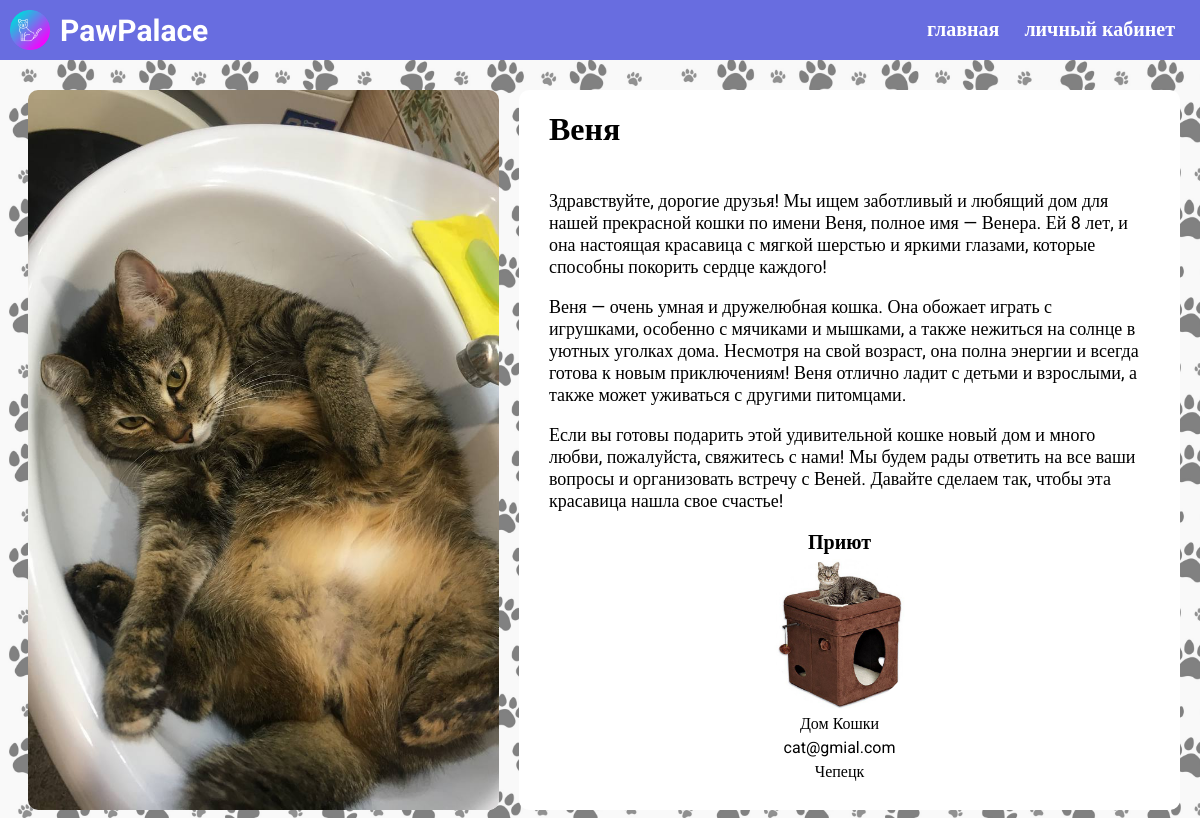
Page /Cat/1/ on the committed database.
### main/models.py (models this page shows, shortened)
class Cat(models.Model):
    Cattitle = models.CharField('Заголовок', max_length=100, default="")
    Catdescriptionshort = models.CharField('Краткое описание', max_length=80, default="")
    Catname = models.CharField('Кличка', max_length=80, default="")
    Catdescription = models.TextField('Описание', max_length=8000, default="")
    Catpic = models.ImageField('Главное фото', upload_to='imgs/Cats/', default=0)
    Catplace = models.CharField('Город', max_length=200, default="")
    hostpic = models.ImageField('Фото приюта', upload_to='imgs/Cats/avatars/', default=0)
    hostname = models.CharField('Приют', max_length=100, default="")
    hostemail = models.EmailField('Почта приюта', max_length=100, default="")

### main/views.py (the view)
# urls.py: path('Cat/<int:pk>/', views.Cat_detail, name='Cat_detail'),
def Cat_detail(request, pk):
    cat_instance = get_object_or_404(Cat, pk=pk)
    hostnameclean = ' '.join(str(cat_instance.hostname).replace('_', '-').split('-'))
    return render(request, 'Cat_detail.html', {'Cat': cat_instance, 'hostname': hostnameclean})

### main/templates/cat_detail.html (shortened to what this page needs)
{% extends 'base.html' %}
{% block content %}
<div class="container">
    <div class="main-Cat-inner">
        <div class="main-Cat-window">
            <div class="main-Cat-info-container">
                <img src="{{ Cat.Catpic.url }}" class="main-Cat-img">
            </div>
        </div>
        <div class="main-Cat-description">
            <div class="description-container">
                <div class="description-title">{{ Cat.Catname }}</div>
                <div class="description">
                    {% autoescape off %}{{ Cat.Catdescription }}{% endautoescape %}
                </div>
                <div class="main-Cat-host-title">Приют</div>
                <div class="main-Cat-host-description-container">
                    <img class="main-Cat-host-avatar" src="{{ Cat.hostpic.url }}">
                    <div class="main-Cat-host-description">{{ hostname }}</div>
                    <div class="main-Cat-host-description">{{ Cat.hostemail }}</div>
                    <div class="main-Cat-host-description">{{ Cat.Catplace }}</div>
                </div>
            </div>
        </div>
    </div>
</div>
{% endblock content%}

### main/templates/base.html (shortened to what this page needs)
<!DOCTYPE HTML>
<html lang="ru">
<head>
{% load static %}
	<link rel="stylesheet" type="text/css" href="{% static 'css/styles.css' %}" />
</head>
<body>
     <header class="header">
        <div class="container">
            <div class="header-inner">
                <div class="header-logo">
                    <img src="{% static 'img/logo.png' %}" class="logo">
                    <div class="logo-title">PawPalace</div>
                </div>
                <nav>
                    <a class="nav-link" href="{% url 'main' %}">главная</a>
                    {% if user.is_authenticated %}
                        <a class="nav-link" href="{% url 'profileview' %}">личный кабинет</a>
                    {% else %}
                        <a class="nav-link" href="../../../../../../account/login">личный кабинет</a>
                    {% endif %}
                </nav>
            </div>
        </div>
    </header>
    <mainbody>
        {% block content %}
        {% endblock content %}
    </mainbody>
</body>
</html>

### static/css/styles.css (style rules this page uses)
body { background: url(../../media/imgs/back.png); background-size: 55%; }
.header { height: 60px; background-color: #686de0; position: fixed; display: inline-block; width: 100%; left: 0; top: 0; right: 0; justify-content: space-between; font-family: 'Roboto'; user-select: none; z-index: 1000; }
.logo-title { font-weight: 700; color: white; font-size: 30px; }
.header-inner { justify-content: space-between; display: flex; align-items: center; }
.header-logo { display: inline-flex; align-items: center; }
.logo { height: 40px; width: 40px; margin-right: 10px; margin-left: 10px; }
.container { margin-top: 10px; }
.nav-link { text-decoration: none; color: white; margin-right: 25px; }
.nav-link:after { content: ""; display: block; width: 100%; height: 2px; background-color: #fff; position: relative; top: 100%; left: 0; z-index: 1; opacity: 0; transition: opacity .2s linear; border-radius: 10px; }
nav { display: flex; color: white; font-size: 20px; position: relative; font-weight: 700; align-items: center; }
.main-Cat-inner { width: 99%; font-family: 'Roboto'; justify-content: center; flex-direction: row; display: flex; }
.main-Cat-window { height: 600px; width: 600px; position: relative; margin-top: 70px; margin-left:10px; border-radius: 10px; display: inline-flex; margin-right: 20px; }
.main-Cat-info-container { width: 100%; margin-left: 10px; margin-top: 10px; height: 120%; background-color: white; border-radius: 10px; display: block; }
.main-Cat-img { width: 100%; flex-wrap: wrap; object-fit: cover; border-radius: 10px; height: 100%; }
.main-Cat-host-title { font-weight: 700; font-size: 20px; text-align: center; margin-top: 20px; }
.main-Cat-host-avatar { width: 150px; height: 150px; flex-wrap: wrap; object-fit: cover; border-radius: 100px; margin: auto; display: block; position: relative; margin-top: 5px; }
.main-Cat-host-description { text-align: center; margin-top: 5px; }
.main-Cat-description { width: 800px; background-color: white; position: relative; display: inline; height: 720px; margin-top: 80px; border-radius: 10px; padding-right: 20px; }
.description-title { font-size: 32px; font-weight: 700; margin-left: 30px; margin-top: 20px; width: 100%; height: 80px; }
.description { margin-left: 30px; margin-right: 20px; height: 320px; font-size: 18px; font-weight: 400; }

### rows in the picture
Cat: Catpic (picture), Catname "Веня", Catdescription "Здравствуйте, дорогие друзья! Мы ищем заботливый и любящий дом для нашей прекрасной кошки по имени Веня, полное имя — Венера. Ей 8 лет, и она настоящая красавица с мягкой шерстью и яркими глазами, которые способны покорить сердце каждого! Веня — очень умная и дружелюбная кошка. Она обожает играть с игрушками, особенно с мячиками и мышками, а также нежиться на солнце в уютных уголках дома. Несмотря на свой возраст, она полна энергии и всегда готова к новым приключениям! Веня отлично ладит с детьми и взрослыми, а также может уживаться с другими питомцами. Если вы готовы подарить этой удивительной кошке новый дом и много любви, пожалуйста, свяжитесь с нами! Мы будем рады ответить на все ваши…", hostpic (picture), hostname "Дом Кошки", hostemail "cat@gmial.com", Catplace "Чепецк"
